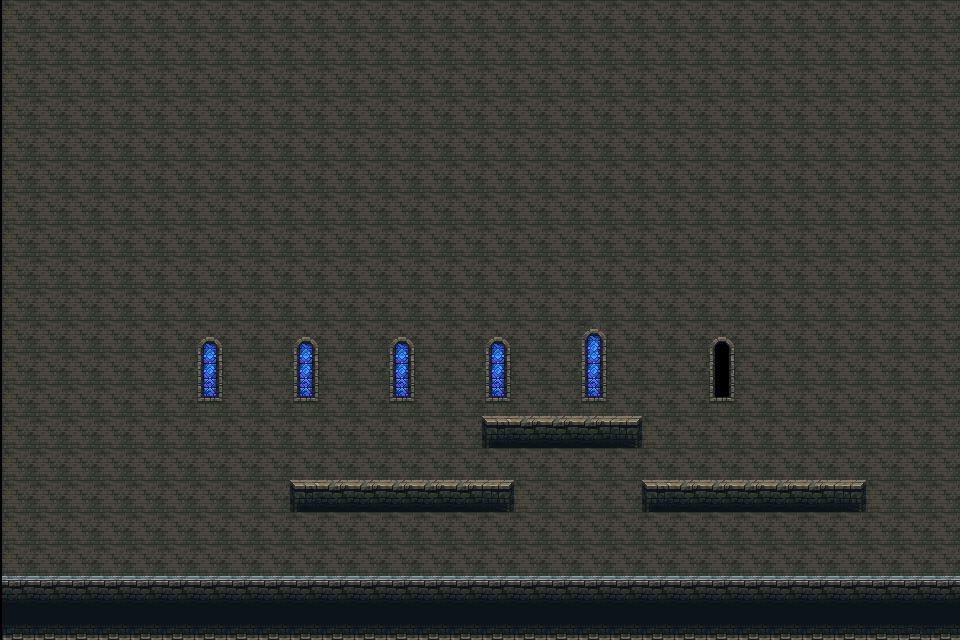

A level layout from a 2D game, rendered from its tile map. Below: a short description, then the map file with its tile-grid data intact:
An orthogonal 30x20 tile map with 32x32 px tiles, 1 tile layer (Tile Layer 1), 2 tilesets and 11 objects.

<map version="1.10" tiledversion="1.11.0" orientation="orthogonal" renderorder="right-down" width="30" height="20" tilewidth="32" tileheight="32" infinite="0" nextlayerid="3" nextobjectid="1">
 <tileset firstgid="1" name="iglesia" tilewidth="32" tileheight="32" tilecount="256" columns="64">
  <image source="../atlas/iglesia/iglesia.png" width="2048" height="128" />
  <tile id="3">
   <objectgroup draworder="index" id="3">
    <object id="3" x="0" y="0" width="32.0909" height="32" />
   </objectgroup>
  </tile>
  <tile id="10">
   <objectgroup draworder="index" id="2">
    <object id="1" x="0.0909091" y="0.0909091" width="32" height="32" />
   </objectgroup>
  </tile>
  <tile id="80">
   <objectgroup draworder="index" id="2">
    <object id="1" x="3.86957" y="12.7391" width="25.3043" height="4.95652" />
   </objectgroup>
  </tile>
  <tile id="81">
   <objectgroup draworder="index" id="2">
    <object id="1" x="4" y="4.21739" width="24.1739" height="4.34783" />
   </objectgroup>
  </tile>
  <tile id="83">
   <objectgroup draworder="index" id="3">
    <object id="3" x="-0.0909091" y="-0.0909091" width="32.0909" height="32" />
   </objectgroup>
  </tile>
  <tile id="88">
   <objectgroup draworder="index" id="2">
    <object id="1" x="-0.0909091" y="-0.0909091" width="32.1818" height="32.0909" />
   </objectgroup>
  </tile>
  <tile id="91">
   <objectgroup draworder="index" id="2">
    <object id="1" x="0.0909091" y="0" width="31.9091" height="31.9091" />
   </objectgroup>
  </tile>
  <tile id="144">
   <objectgroup draworder="index" id="2">
    <object id="1" x="-0.0909091" y="-0.0909091" width="32" height="32.0909" />
   </objectgroup>
  </tile>
  <tile id="159">
   <objectgroup draworder="index" id="2">
    <object id="1" x="-0.0909091" y="0" width="32.3636" height="32" />
   </objectgroup>
  </tile>
  <tile id="209">
   <objectgroup draworder="index" id="2">
    <object id="1" x="0" y="0" width="32" height="32.0909" />
   </objectgroup>
  </tile>
  <tile id="223">
   <objectgroup draworder="index" id="2">
    <object id="1" x="0.0909091" y="-0.272727" width="32.1818" height="32.3636" />
   </objectgroup>
  </tile>
 </tileset>
 <tileset firstgid="257" name="plaza" tilewidth="16" tileheight="16" tilecount="256" columns="16">
  <image source="../Pixel Art Top Down - Basic/Texture/TX Tileset Grass.png" width="256" height="256" />
 </tileset>
 <layer id="1" name="Tile Layer 1" width="30" height="20" offsetx="2.5" offsety="0">
  <data encoding="csv">
74,74,74,74,74,74,74,74,74,74,74,74,74,74,74,74,74,74,74,74,74,74,74,74,74,74,74,74,74,74,
74,74,74,74,74,74,74,74,74,74,74,74,74,74,74,74,74,74,74,74,74,74,74,74,74,74,74,74,74,74,
74,74,74,74,74,74,74,74,74,74,74,74,74,74,74,74,74,74,74,74,74,74,74,74,74,74,74,74,74,74,
74,74,74,74,74,74,74,74,74,74,74,74,74,74,74,74,74,74,74,74,74,74,74,74,74,74,74,74,74,74,
74,74,74,74,74,74,74,74,74,74,74,74,74,74,74,74,74,74,74,74,74,74,74,74,74,74,74,74,74,74,
74,74,74,74,74,74,74,74,74,74,74,74,74,74,74,74,74,74,74,74,74,74,74,74,74,74,74,74,74,74,
74,74,74,74,74,74,74,74,74,74,74,74,74,74,74,74,74,74,74,74,74,74,74,74,74,74,74,74,74,74,
74,74,74,74,74,74,74,74,74,74,74,74,74,74,74,74,74,74,74,74,74,74,74,74,74,74,74,74,74,74,
74,74,74,74,74,74,74,74,74,74,74,74,74,74,74,74,74,74,74,74,74,74,74,74,74,74,74,74,74,74,
74,74,74,74,74,74,74,74,74,74,74,74,74,74,74,74,74,74,74,74,74,74,74,74,74,74,74,74,74,74,
74,74,74,74,74,74,155,74,74,155,74,74,155,74,74,155,74,74,31,74,74,74,203,74,74,74,74,74,74,74,
74,74,74,74,74,74,208,74,74,208,74,74,208,74,74,208,74,74,208,74,74,74,158,74,74,74,74,74,74,74,
74,74,74,74,74,74,213,74,74,213,74,74,213,74,74,213,74,74,213,74,74,74,81,74,74,74,74,74,74,74,
74,74,74,74,74,74,74,74,74,74,74,74,74,74,74,4,11,11,11,224,74,74,74,74,74,74,74,74,74,74,
74,74,74,74,74,74,74,74,74,74,74,74,74,74,74,74,74,74,74,74,74,74,74,74,74,74,74,74,74,74,
74,74,74,74,74,74,74,74,74,4,11,11,11,11,11,224,74,74,74,74,4,11,11,11,11,11,224,74,74,74,
74,74,74,74,74,74,74,74,74,74,74,74,74,74,74,74,74,74,74,74,74,74,74,74,74,74,74,74,74,74,
74,74,74,74,74,74,74,74,74,74,74,74,74,74,74,74,74,74,74,74,74,74,74,74,74,74,74,74,74,74,
145,145,145,145,145,145,145,145,145,145,145,145,145,145,145,145,145,145,145,145,145,145,145,145,145,145,145,145,145,145,
200,200,200,200,200,200,200,200,200,200,200,200,200,200,200,200,200,200,200,200,200,200,200,200,200,200,200,200,156,200
</data>
 </layer>
 <imagelayer id="2" name="fondo" />
</map>
